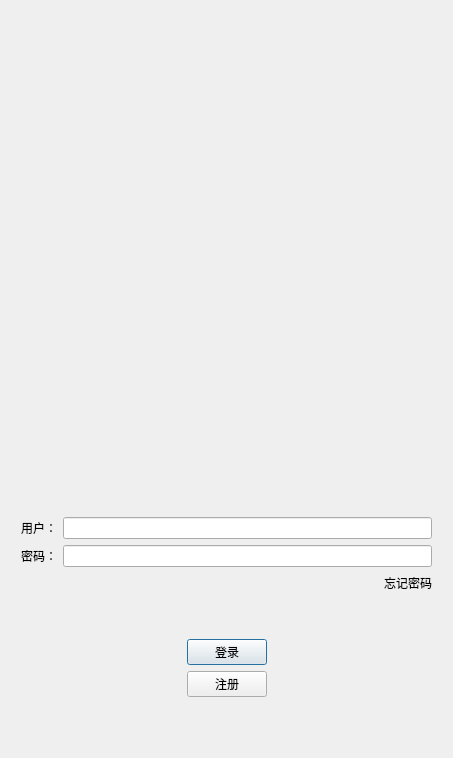
<?xml version="1.0" encoding="UTF-8"?>
<ui version="4.0">
 <class>LoginDialog</class>
 <widget class="QDialog" name="LoginDialog">
  <property name="geometry">
   <rect>
    <x>0</x>
    <y>0</y>
    <width>453</width>
    <height>758</height>
   </rect>
  </property>
  <property name="maximumSize">
   <size>
    <width>16777215</width>
    <height>16777215</height>
   </size>
  </property>
  <property name="windowTitle">
   <string>Chat</string>
  </property>
  <layout class="QVBoxLayout" name="verticalLayout_3">
   <item>
    <spacer name="verticalSpacer_3">
     <property name="orientation">
      <enum>Qt::Orientation::Vertical</enum>
     </property>
     <property name="sizeHint" stdset="0">
      <size>
       <width>20</width>
       <height>40</height>
      </size>
     </property>
    </spacer>
   </item>
   <item>
    <widget class="QWidget" name="widget" native="true">
     <layout class="QVBoxLayout" name="verticalLayout">
      <item>
       <widget class="QLabel" name="label">
        <property name="frameShape">
         <enum>QFrame::Shape::NoFrame</enum>
        </property>
        <property name="text">
         <string/>
        </property>
        <property name="pixmap">
         <pixmap resource="rc.qrc">:/res/hhh.jpg</pixmap>
        </property>
        <property name="alignment">
         <set>Qt::AlignmentFlag::AlignCenter</set>
        </property>
       </widget>
      </item>
     </layout>
    </widget>
   </item>
   <item>
    <spacer name="verticalSpacer_4">
     <property name="orientation">
      <enum>Qt::Orientation::Vertical</enum>
     </property>
     <property name="sizeHint" stdset="0">
      <size>
       <width>20</width>
       <height>40</height>
      </size>
     </property>
    </spacer>
   </item>
   <item>
    <layout class="QVBoxLayout" name="verticalLayout_2">
     <property name="leftMargin">
      <number>10</number>
     </property>
     <property name="topMargin">
      <number>10</number>
     </property>
     <property name="rightMargin">
      <number>10</number>
     </property>
     <property name="bottomMargin">
      <number>10</number>
     </property>
     <item>
      <layout class="QHBoxLayout" name="horizontalLayout">
       <item>
        <widget class="QLabel" name="user_label">
         <property name="text">
          <string>用户：</string>
         </property>
        </widget>
       </item>
       <item>
        <widget class="QLineEdit" name="lineEdit"/>
       </item>
      </layout>
     </item>
     <item>
      <layout class="QHBoxLayout" name="horizontalLayout_2">
       <item>
        <widget class="QLabel" name="pass_label">
         <property name="text">
          <string>密码：</string>
         </property>
        </widget>
       </item>
       <item>
        <widget class="QLineEdit" name="pass_lineEdit"/>
       </item>
      </layout>
     </item>
     <item>
      <layout class="QHBoxLayout" name="horizontalLayout_3">
       <item>
        <spacer name="forget_Spacer">
         <property name="orientation">
          <enum>Qt::Orientation::Horizontal</enum>
         </property>
         <property name="sizeHint" stdset="0">
          <size>
           <width>40</width>
           <height>20</height>
          </size>
         </property>
        </spacer>
       </item>
       <item>
        <widget class="ClickedLabel" name="forget_label">
         <property name="text">
          <string>忘记密码</string>
         </property>
        </widget>
       </item>
      </layout>
     </item>
     <item>
      <spacer name="verticalSpacer">
       <property name="orientation">
        <enum>Qt::Orientation::Vertical</enum>
       </property>
       <property name="sizeHint" stdset="0">
        <size>
         <width>20</width>
         <height>40</height>
        </size>
       </property>
      </spacer>
     </item>
     <item>
      <layout class="QHBoxLayout" name="horizontalLayout_4">
       <item>
        <spacer name="horizontalSpacer">
         <property name="orientation">
          <enum>Qt::Orientation::Horizontal</enum>
         </property>
         <property name="sizeHint" stdset="0">
          <size>
           <width>40</width>
           <height>20</height>
          </size>
         </property>
        </spacer>
       </item>
       <item>
        <widget class="QPushButton" name="login_Button">
         <property name="text">
          <string>登录</string>
         </property>
        </widget>
       </item>
       <item>
        <spacer name="horizontalSpacer_2">
         <property name="orientation">
          <enum>Qt::Orientation::Horizontal</enum>
         </property>
         <property name="sizeHint" stdset="0">
          <size>
           <width>40</width>
           <height>20</height>
          </size>
         </property>
        </spacer>
       </item>
      </layout>
     </item>
     <item>
      <layout class="QHBoxLayout" name="horizontalLayout_6">
       <item>
        <spacer name="horizontalSpacer_4">
         <property name="orientation">
          <enum>Qt::Orientation::Horizontal</enum>
         </property>
         <property name="sizeHint" stdset="0">
          <size>
           <width>40</width>
           <height>20</height>
          </size>
         </property>
        </spacer>
       </item>
       <item>
        <widget class="QPushButton" name="reg_pushButton">
         <property name="text">
          <string>注册</string>
         </property>
        </widget>
       </item>
       <item>
        <spacer name="horizontalSpacer_3">
         <property name="orientation">
          <enum>Qt::Orientation::Horizontal</enum>
         </property>
         <property name="sizeHint" stdset="0">
          <size>
           <width>40</width>
           <height>20</height>
          </size>
         </property>
        </spacer>
       </item>
      </layout>
     </item>
     <item>
      <spacer name="verticalSpacer_2">
       <property name="orientation">
        <enum>Qt::Orientation::Vertical</enum>
       </property>
       <property name="sizeHint" stdset="0">
        <size>
         <width>20</width>
         <height>40</height>
        </size>
       </property>
      </spacer>
     </item>
    </layout>
   </item>
  </layout>
 </widget>
 <customwidgets>
  <customwidget>
   <class>ClickedLabel</class>
   <extends>QLabel</extends>
   <header>clickedlabel.h</header>
  </customwidget>
 </customwidgets>
 <resources>
  <include location="rc.qrc"/>
 </resources>
 <connections/>
</ui>
